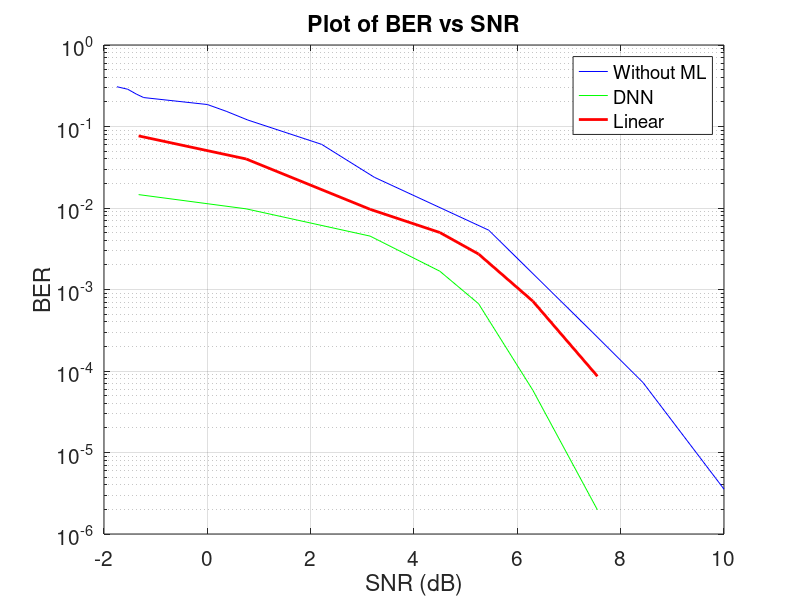
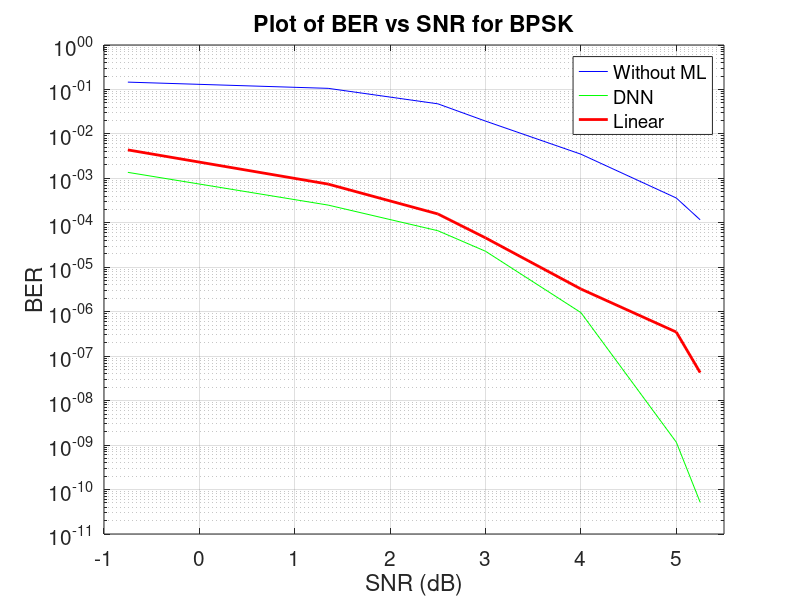

Write the MATLAB code that produced these figures, in order.
% Defining the vectors
x = [-1.75,-1.54,-1.375,-1.232,0,0.365,0.782,2.212,3.233,5.446,7.4472,8.434,10];
y = [-0.512,-0.543,-0.602,-0.645,-0.7302,-0.813,-0.9203,-1.2189,-1.6232,-2.272,-3.52,-4.143,-5.45];
y_bpsk = [-0.835,-0.975,-1.323,-1.712,-2.456,-3.442,-3.932];
y_bpsk = 10.^y_bpsk;
y = 10.^y;

% ber plot of DNN and linear models for QPSK modulation
snr = [-1.33,0.75,3.15,4.5,5.25,6.3,7.55];
ber_dnn = [0.0146,0.00977,0.004522,0.0016767,0.000669,5.810e-05,1.9779e-06];
ber_linear = [0.07669,0.03999,0.0096408,0.0050023,0.0027223,0.0007193, 8.629475e-05];
model_difference = [0.0921,0.075832,0.05697997,0.03037,0.01113753,0.00042733,0.00418475];

semilogy(x,y,'b',snr,ber_dnn,'g',snr,ber_linear,'r','LineWidth',2);
grid on;
title('Plot of BER vs SNR');
legend('Without ML','DNN','Linear');
xlabel('SNR (dB)');
ylabel('BER');
set(gca,'FontSize',15,'xlim',[-2 10],'ylim',[1e-6 1]);
figure();

% ber plot of ML models for BPSK modulation
snr_bpsk = [-0.75,1.35,2.5,3,4,5,5.25];
ber_bpsk = [];
ber_dnn_bpsk = [0.001366,0.0002505,6.643e-5,2.292e-05,9.56e-07,1.1621e-09,0.5178e-10];
ber_linear_bpsk = [0.00437,0.000743,1.584e-04,4.584e-05,3.244e-06,3.486e-07,4.276e-08];
model_difference_bpsk = [0.05494846,0.006031,0.000733,7.434e-04,5.345e-05,3.718e-06,1.214e-07];

semilogy(snr_bpsk,y_bpsk,'b',snr_bpsk,ber_dnn_bpsk,'g',snr_bpsk,ber_linear_bpsk,'r','LineWidth',2);
grid on;
title('Plot of BER vs SNR for BPSK');
legend('Without ML','DNN','Linear');
xlabel('SNR (dB)');
ylabel('BER');
set(gca,'FontSize',15,'xlim',[-1 5.5],'ylim',[1e-11 1]);

